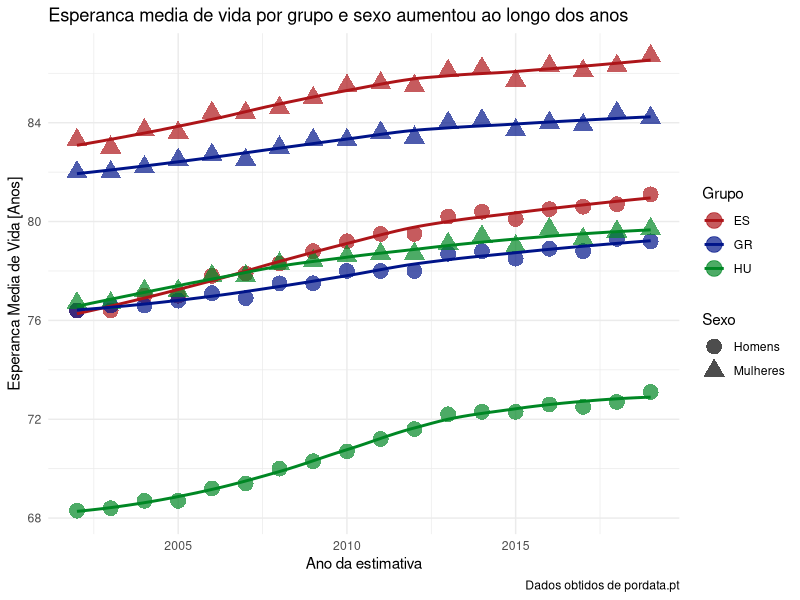

This figure's R source:
library(tidyverse)
library(readxl)
library(ggrepel)

emv <- read_excel('EsperancaVida.xlsx', range = 'A9:CY70', col_names = FALSE)
tibblEmv <- as_tibble(emv)

#TODO SUBSTITUIR O LOOP POR UMA FORMA MAIS COMPACTA
#tibblEmv[1,] <-  map_at(tibblEmv,.at = 2:length(tibblEmv[1,]),as.list(sapply(strsplit(as.character(tibblEmv[1,]),split = " "), `[`, 1)))
#tibblEmv[1,3]
#map(tibblEmv[1,],str_c(tibblEmv[1,],'T',sep = '_'))

for (i in 2:ncol(tibblEmv)) {
  tibblEmv[1,i] <- sapply(strsplit(as.character(tibblEmv[1,i]),split = " "), `[`, 1)
  if(i<36) {
    tibblEmv[1,i] <- str_c(tibblEmv[1,i],'Total',sep = '_')
  }
  if(i>=36 & i<70 ) {
    tibblEmv[1,i] <- str_c(tibblEmv[1,i],'Homens',sep = '_')
  }
  if (i>=70){
    tibblEmv[1,i] <- str_c(tibblEmv[1,i],'Mulheres',sep = '_')
  }
}

colnames(tibblEmv) <- tibblEmv[1,]
colnames(tibblEmv)[1] <- 'Ano'
tibblEmv <- slice(tibblEmv,-1)

tibblEmv %>%
  pivot_longer(UE27_Total:CH_Mulheres,names_to = 'GS',values_to = 'EMV',values_transform = list(EMV = as.numeric)) %>%
    separate(GS,c('Grupo','Sexo'),sep = '_') %>%
  filter((Grupo == 'ES'| Grupo == 'GR'|Grupo == 'HU') &
           (between(Ano,2002,2019)) &
           (Sexo == 'Homens'|Sexo == 'Mulheres')) %>%
  ggplot(aes(x = Ano, y = EMV,Group = Grupo,colour = Grupo,shape = Sexo))+
  #ggrepel::geom_label_repel(aes(label =  max(tibblEmv$EMV)),  ---> tentativa de criar labels com os
  #                          size = 6,                              valores dos pontos
  #                          label.size = 0,
  #                          segment.color = NA)
  geom_point(size = 5, alpha = 0.7)+
  geom_smooth(se = F)+
  theme_minimal()+
  scale_color_manual(values=c("#ad1519", "#001489",'#008724'))+
  labs(title = 'Esperanca media de vida por grupo e sexo aumentou ao longo dos anos',
       caption = 'Dados obtidos de pordata.pt',
       x = 'Ano da estimativa', #Ou 'Momento de referencia'?
       y = 'Esperanca Media de Vida [Anos]')
